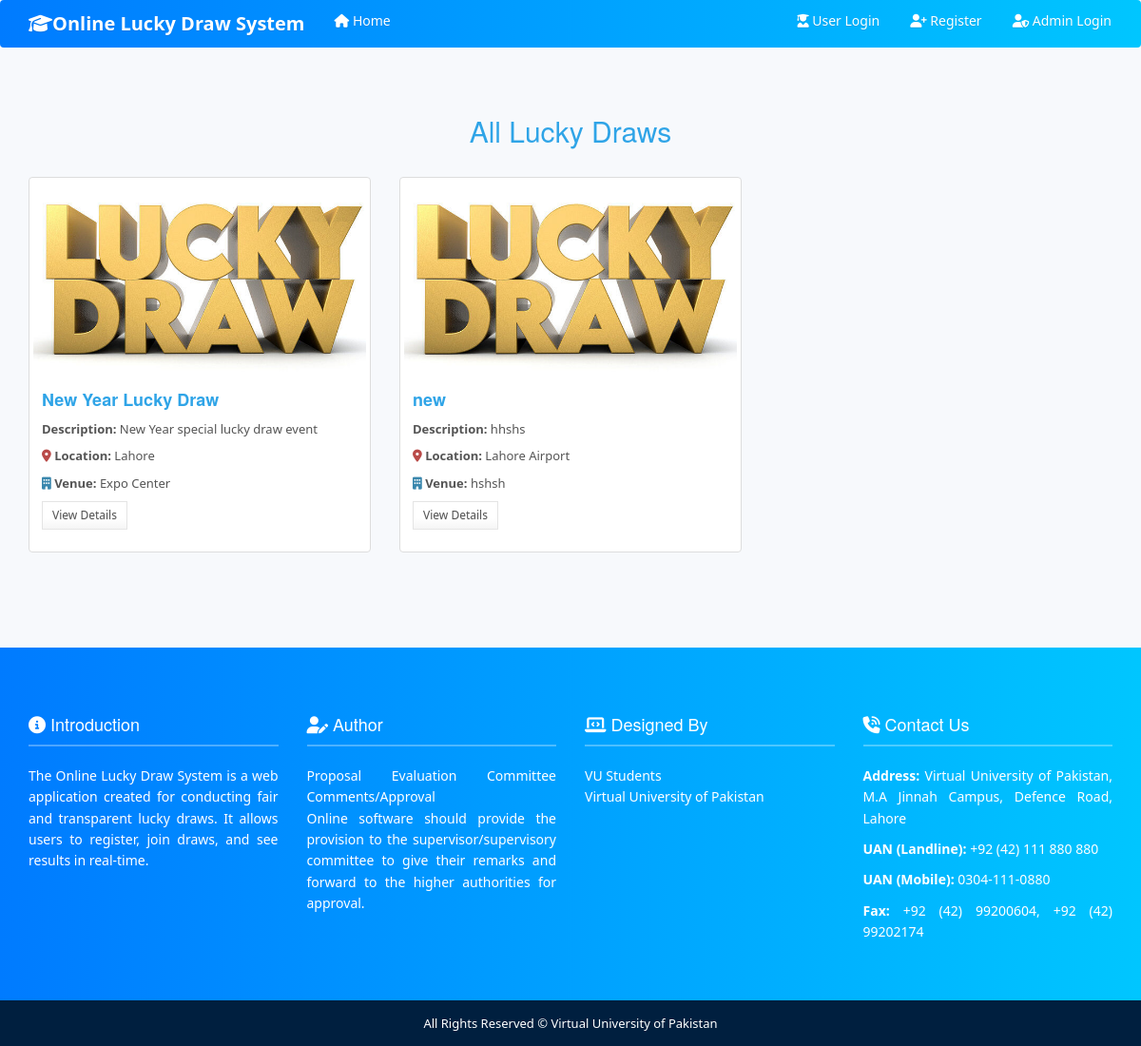
Screenshot of /events.php with the database file from the repository.
### tables this page shows
CREATE TABLE IF NOT EXISTS `events` (
  `id` int(11) NOT NULL AUTO_INCREMENT,
  `title` varchar(255) NOT NULL,
  `venu` varchar(255) DEFAULT NULL,
  `date_and_time` datetime NOT NULL,
  `location` varchar(255) DEFAULT NULL,
  `description` text,
  `image` varchar(255) DEFAULT NULL,
  `draw_date` date NOT NULL,
  `prize_name` varchar(255) NOT NULL,
  `prize_description` text,
  `prize_value` varchar(100) DEFAULT NULL,
  `winners_count` int(11) NOT NULL,
  `eligibility` text,
  `status` enum('active','inactive','completed') DEFAULT 'active',
  `created_at` timestamp NOT NULL DEFAULT CURRENT_TIMESTAMP,
  `updated_at` timestamp NOT NULL DEFAULT CURRENT_TIMESTAMP ON UPDATE CURRENT_TIMESTAMP,
  PRIMARY KEY (`id`)
);

### events.php (the view, shortened to what this page needs)
<?php
include('header.php');
include('sidebar.php');
include('connection.php');
$query = "SELECT * FROM events";
$sql = mysqli_query($con, $query);
?>
<div class="container" style="padding-top: 30px; padding-bottom: 30px;">
  <h2 class="text-center text-primary" style="margin-bottom: 30px;">All Lucky Draws</h2>
  <div class="row">
    <?php
    if (mysqli_num_rows($sql) > 0) {
      while ($rows = mysqli_fetch_array($sql)) {
        $id          = $rows['id'];
        $name        = $rows['title'];
        $location    = $rows['location'];
        $vanue       = $rows['venu'];
        $description = $rows['description'];
        $image       = $rows['image'];
    ?>
        <div class="col-sm-6 col-md-4" style="margin-bottom: 20px;">
          <div class="thumbnail" style="height: 100%; border: 1px solid #ddd;">
            <img src="<?= 'admin/uploads/' . $image ?>" alt="Event Image" style="height: 200px; width: 100%; object-fit: cover;">
            <div class="caption">
              <h4 class="text-primary"><?= htmlspecialchars($name) ?></h4>
              <p><strong>Description:</strong> <?= htmlspecialchars($description) ?></p>
              <p><i class="fa fa-map-marker text-danger"></i> <strong>Location:</strong> <?= htmlspecialchars($location) ?></p>
              <p><i class="fa fa-building text-info"></i> <strong>Venue:</strong> <?= htmlspecialchars($vanue) ?></p>
              <p><a href="event_details.php?id=<?= $id ?>" class="btn btn-default btn-sm">View Details</a></p>
            </div>
          </div>
        </div>
    <?php
      }
    } else {
      echo '<div class="col-xs-12 text-center text-muted">No events found.</div>';
    }
    ?>
  </div>
</div>
<?php include('footer.php'); ?>

### assets/css/style.css (style rules this page uses)
.btn { border-radius:0 !important; }

### sidebar.php (style rules this page uses)
body { font-family: 'Segoe UI', sans-serif; background-color: #f7f9fc; }

### events.php (style rules this page uses)
.caption h4 { font-weight: 600; }
.caption p { font-size: 13px; }

### rows the page displays
events: image (picture), title "New Year Lucky Draw", description "New Year special lucky draw event", location "Lahore", venu "Expo Center"
events: image (picture), title "new", description "hhshs", location "Lahore Airport", venu "hshsh"
